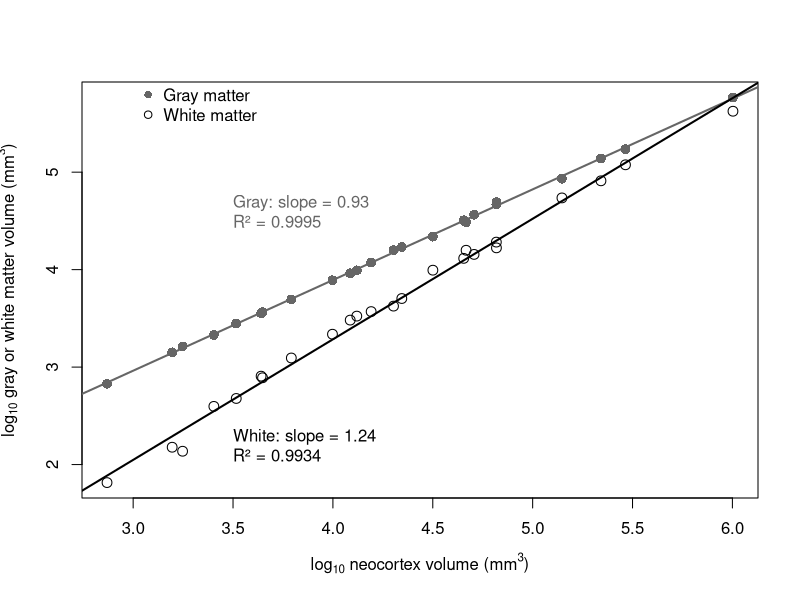
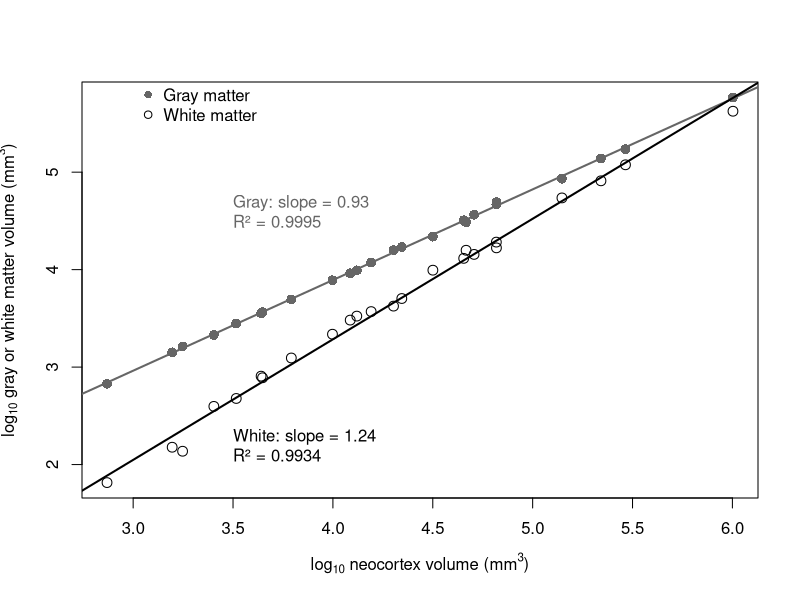

The R source for these figures, in order:
# ------------------------------------------------------------
# plot_neocortex_traits.R
# Comparative neuroanatomy background plot (clean version)
# ------------------------------------------------------------

# Set working directory
setwd("~/Library/CloudStorage/Dropbox/COLLABORATIVE/Do expensive brain regions increase less in humans/analyses_metabol_rate_structure")

# Load data
df <- read.csv("data_raw/Stephan_primates.csv", stringsAsFactors = FALSE)

# ---- Prepare variables ----
df$logNeo   <- log10(df$NeoWG)
df$logGray  <- log10(df$NeoG_Frahm)
df$logWhite <- log10(df$NeoW_Frahm)

# Subset complete cases
dG <- subset(df, !is.na(logNeo) & !is.na(logGray))
dW <- subset(df, !is.na(logNeo) & !is.na(logWhite))

# ---- Fit regressions ----
fitG <- lm(logGray ~ logNeo, data = dG)
fitW <- lm(logWhite ~ logNeo, data = dW)

coefG <- coef(fitG)
coefW <- coef(fitW)

r2G <- summary(fitG)$r.squared
r2W <- summary(fitW)$r.squared

# ---- Labels (2 significant figures, slope-focused) ----
labelG <- paste0(
  "Gray: slope = ", signif(coefG[2], 3),
  "\nR² = ", signif(r2G, 4)
)

labelW <- paste0(
  "White: slope = ", signif(coefW[2], 3),
  "\nR² = ", signif(r2W, 4)
)

# ---- Output folder ----
dir.create("figs/traits", recursive = TRUE, showWarnings = FALSE)

# ---- Draw routine (base graphics; replayed once per device) ----
# Wrapped in a function so the identical plot can be written to every device
# without relying on dev.copy() of an interactive window (which is a fragile
# "snapshot" and fails when the script is run head-less via Rscript).
draw_neocortex_plot <- function() {
  plot(NULL,
       xlim = range(df$logNeo, na.rm = TRUE),
       ylim = range(c(df$logGray, df$logWhite), na.rm = TRUE),
       xlab = expression(log[10]*" neocortex volume (mm"^3*")"),
       ylab = expression(log[10]*" gray or white matter volume (mm"^3*")"))

  # Points
  points(dG$logNeo, dG$logGray,
         pch = 16, col = "grey40", cex = 1.3)
  points(dW$logNeo, dW$logWhite,
         pch = 1, col = "black", cex = 1.3)

  # Regression lines (match aesthetics)
  abline(fitG, col = "grey40", lwd = 2)
  abline(fitW, col = "black", lwd = 2)

  # Text labels (matched to data)
  text(3.5, 4.6, labelG, col = "grey40", adj = 0)
  text(3.5, 2.2, labelW, col = "black", adj = 0)

  # Legend
  legend(x = 3, y = 6,
         legend = c("Gray matter", "White matter"),
         pch = c(16, 1),
         col = c("grey40", "black"),
         bty = "n")
}

# ---- Optional interactive preview ----
if (interactive()) {
  dev.new()
  draw_neocortex_plot()
}

# ---- SAVE: raster for slides (PNG) + vector for print/PDF ----
png("figs/traits/neocortex_gray_white.png",
    width = 800, height = 600)
draw_neocortex_plot()
dev.off()

# cairo_pdf embeds the Unicode superscripts / R^2 glyph reliably.
cairo_pdf("figs/traits/neocortex_gray_white.pdf",
          width = 8, height = 6)
draw_neocortex_plot()
dev.off()
